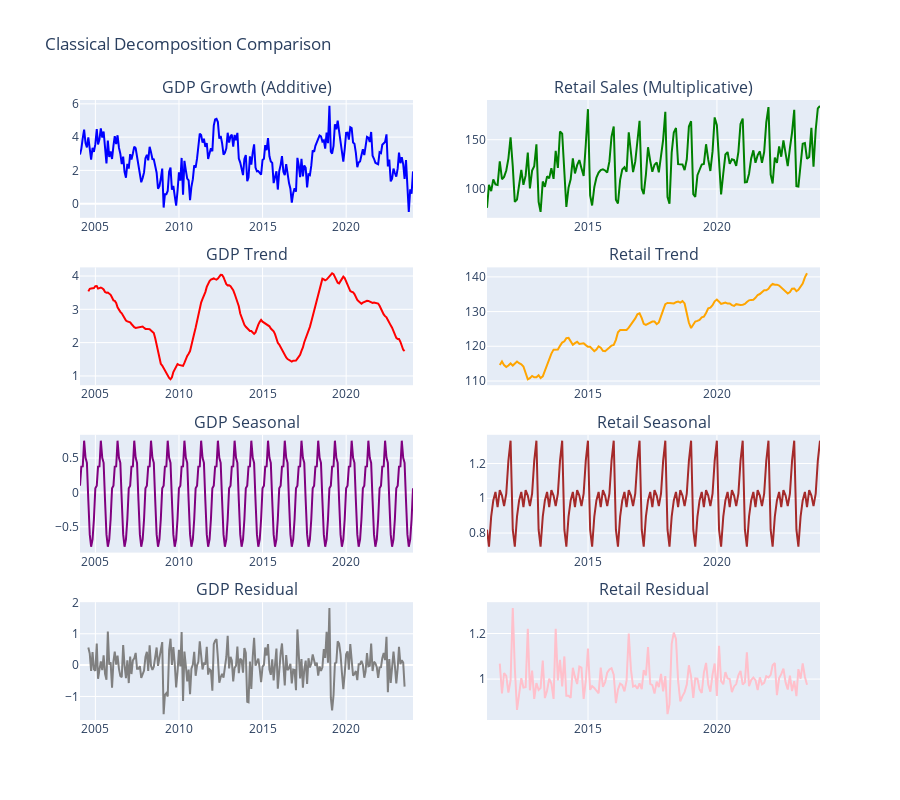

Notebook code for this chart:
### Code cell
# 1. CLASSICAL DECOMPOSITION ANALYSIS
print(" 1. CLASSICAL DECOMPOSITION ANALYSIS")
print("=" * 37)

# Additive decomposition for GDP growth
gdp_decomp_add = seasonal_decompose(gdp_df['gdp_growth'], model='additive', period=12)

print("GDP Growth - Additive Decomposition:")
print(f"• Trend range: {gdp_decomp_add.trend.min():.2f}% to {gdp_decomp_add.trend.max():.2f}%")
print(f"• Seasonal amplitude: {gdp_decomp_add.seasonal.max() - gdp_decomp_add.seasonal.min():.2f}%")
print(f"• Residual std: {gdp_decomp_add.resid.std():.2f}%")

# Compare with true components
trend_corr = pearsonr(gdp_decomp_add.trend.dropna(),
 gdp_df['trend_true'][gdp_decomp_add.trend.dropna().index])[0]
seasonal_corr = pearsonr(gdp_decomp_add.seasonal.dropna(),
 gdp_df['seasonal_true'][gdp_decomp_add.seasonal.dropna().index])[0]

print(f"• Trend correlation with true: {trend_corr:.3f}")
print(f"• Seasonal correlation with true: {seasonal_corr:.3f}")

# Multiplicative decomposition for retail sales
retail_decomp_mult = seasonal_decompose(retail_df['sales'], model='multiplicative', period=12)

print(f"\nRetail Sales - Multiplicative Decomposition:")
print(f"• Trend range: ${retail_decomp_mult.trend.min():.0f}M to ${retail_decomp_mult.trend.max():.0f}M")
print(f"• Seasonal factors: {retail_decomp_mult.seasonal.min():.3f} to {retail_decomp_mult.seasonal.max():.3f}")
print(f"• Residual variation: {retail_decomp_mult.resid.std():.4f}")

# Visualize decomposition
fig_decomp = make_subplots(
 rows=4, cols=2,
 subplot_titles=['GDP Growth (Additive)', 'Retail Sales (Multiplicative)',
 'GDP Trend', 'Retail Trend',
 'GDP Seasonal', 'Retail Seasonal',
 'GDP Residual', 'Retail Residual'],
 vertical_spacing=0.08
)

# Original series
fig_decomp.add_trace(
 go.Scatter(x=gdp_df.index, y=gdp_df['gdp_growth'], name='GDP Growth', line=dict(color='blue')),
 row=1, col=1
)
fig_decomp.add_trace(
 go.Scatter(x=retail_df.index, y=retail_df['sales'], name='Retail Sales', line=dict(color='green')),
 row=1, col=2
)

# Trends
fig_decomp.add_trace(
 go.Scatter(x=gdp_decomp_add.trend.index, y=gdp_decomp_add.trend, name='GDP Trend', line=dict(color='red')),
 row=2, col=1
)
fig_decomp.add_trace(
 go.Scatter(x=retail_decomp_mult.trend.index, y=retail_decomp_mult.trend, name='Retail Trend', line=dict(color='orange')),
 row=2, col=2
)

# Seasonals
fig_decomp.add_trace(
 go.Scatter(x=gdp_decomp_add.seasonal.index, y=gdp_decomp_add.seasonal, name='GDP Seasonal', line=dict(color='purple')),
 row=3, col=1
)
fig_decomp.add_trace(
 go.Scatter(x=retail_decomp_mult.seasonal.index, y=retail_decomp_mult.seasonal, name='Retail Seasonal', line=dict(color='brown')),
 row=3, col=2
)

# Residuals
fig_decomp.add_trace(
 go.Scatter(x=gdp_decomp_add.resid.index, y=gdp_decomp_add.resid, name='GDP Residual', line=dict(color='gray')),
 row=4, col=1
)
fig_decomp.add_trace(
 go.Scatter(x=retail_decomp_mult.resid.index, y=retail_decomp_mult.resid, name='Retail Residual', line=dict(color='pink')),
 row=4, col=2
)

fig_decomp.update_layout(height=800, title="Classical Decomposition Comparison", showlegend=False)
fig_decomp.show()

# Seasonal strength analysis
def seasonal_strength(decomposition):
 """Calculate seasonal strength as in STL paper"""
 seasonal_var = np.var(decomposition.seasonal.dropna())
 remainder_var = np.var(decomposition.resid.dropna())
 return max(0, 1 - remainder_var / (seasonal_var + remainder_var))

gdp_seasonal_strength = seasonal_strength(gdp_decomp_add)
retail_seasonal_strength = seasonal_strength(retail_decomp_mult)

print(f"\nSeasonal Strength Analysis:")
print(f"• GDP Growth seasonal strength: {gdp_seasonal_strength:.3f}")
print(f"• Retail Sales seasonal strength: {retail_seasonal_strength:.3f}")
print(f"• Interpretation: {retail_seasonal_strength:.1%} of variation explained by seasonality in retail")

### Figure 1 — Plotly figure (JSON) as saved in the notebook; plotly's stock layout.template omitted (floating-point values rounded to 4 significant figures; data arrays with more than 128 entries replaced by an {"elided": "..."} marker saying what was removed)
{"data": [{"line": {"color": "blue"}, "name": "GDP Growth", "type": "scatter", "x": {"elided": "240 str values"}, "xaxis": "x", "y": {"elided": "240 float values"}, "yaxis": "y"}, {"line": {"color": "green"}, "name": "Retail Sales", "type": "scatter", "x": {"elided": "156 str values"}, "xaxis": "x2", "y": {"elided": "156 float values"}, "yaxis": "y2"}, {"line": {"color": "red"}, "name": "GDP Trend", "type": "scatter", "x": {"elided": "240 str values"}, "xaxis": "x3", "y": {"elided": "240 float values"}, "yaxis": "y3"}, {"line": {"color": "orange"}, "name": "Retail Trend", "type": "scatter", "x": {"elided": "156 str values"}, "xaxis": "x4", "y": {"elided": "156 float values"}, "yaxis": "y4"}, {"line": {"color": "purple"}, "name": "GDP Seasonal", "type": "scatter", "x": {"elided": "240 str values"}, "xaxis": "x5", "y": {"elided": "240 float values"}, "yaxis": "y5"}, {"line": {"color": "brown"}, "name": "Retail Seasonal", "type": "scatter", "x": {"elided": "156 str values"}, "xaxis": "x6", "y": {"elided": "156 float values"}, "yaxis": "y6"}, {"line": {"color": "gray"}, "name": "GDP Residual", "type": "scatter", "x": {"elided": "240 str values"}, "xaxis": "x7", "y": {"elided": "240 float values"}, "yaxis": "y7"}, {"line": {"color": "pink"}, "name": "Retail Residual", "type": "scatter", "x": {"elided": "156 str values"}, "xaxis": "x8", "y": {"elided": "156 float values"}, "yaxis": "y8"}], "layout": {"annotations": [{"font": {"size": 16}, "showarrow": false, "text": "GDP Growth (Additive)", "x": 0.225, "xanchor": "center", "xref": "paper", "y": 1, "yanchor": "bottom", "yref": "paper"}, {"font": {"size": 16}, "showarrow": false, "text": "Retail Sales (Multiplicative)", "x": 0.775, "xanchor": "center", "xref": "paper", "y": 1, "yanchor": "bottom", "yref": "paper"}, {"font": {"size": 16}, "showarrow": false, "text": "GDP Trend", "x": 0.225, "xanchor": "center", "xref": "paper", "y": 0.73, "yanchor": "bottom", "yref": "paper"}, {"font": {"size": 16}, "showarrow": false, "text": "Retail Trend", "x": 0.775, "xanchor": "center", "xref": "paper", "y": 0.73, "yanchor": "bottom", "yref": "paper"}, {"font": {"size": 16}, "showarrow": false, "text": "GDP Seasonal", "x": 0.225, "xanchor": "center", "xref": "paper", "y": 0.46, "yanchor": "bottom", "yref": "paper"}, {"font": {"size": 16}, "showarrow": false, "text": "Retail Seasonal", "x": 0.775, "xanchor": "center", "xref": "paper", "y": 0.46, "yanchor": "bottom", "yref": "paper"}, {"font": {"size": 16}, "showarrow": false, "text": "GDP Residual", "x": 0.225, "xanchor": "center", "xref": "paper", "y": 0.19, "yanchor": "bottom", "yref": "paper"}, {"font": {"size": 16}, "showarrow": false, "text": "Retail Residual", "x": 0.775, "xanchor": "center", "xref": "paper", "y": 0.19, "yanchor": "bottom", "yref": "paper"}], "height": 800, "showlegend": false, "title": {"text": "Classical Decomposition Comparison"}, "xaxis": {"anchor": "y", "domain": [0, 0.45]}, "xaxis2": {"anchor": "y2", "domain": [0.55, 1]}, "xaxis3": {"anchor": "y3", "domain": [0, 0.45]}, "xaxis4": {"anchor": "y4", "domain": [0.55, 1]}, "xaxis5": {"anchor": "y5", "domain": [0, 0.45]}, "xaxis6": {"anchor": "y6", "domain": [0.55, 1]}, "xaxis7": {"anchor": "y7", "domain": [0, 0.45]}, "xaxis8": {"anchor": "y8", "domain": [0.55, 1]}, "yaxis": {"anchor": "x", "domain": [0.81, 1]}, "yaxis2": {"anchor": "x2", "domain": [0.81, 1]}, "yaxis3": {"anchor": "x3", "domain": [0.54, 0.73]}, "yaxis4": {"anchor": "x4", "domain": [0.54, 0.73]}, "yaxis5": {"anchor": "x5", "domain": [0.27, 0.46]}, "yaxis6": {"anchor": "x6", "domain": [0.27, 0.46]}, "yaxis7": {"anchor": "x7", "domain": [0, 0.19]}, "yaxis8": {"anchor": "x8", "domain": [0, 0.19]}}}
